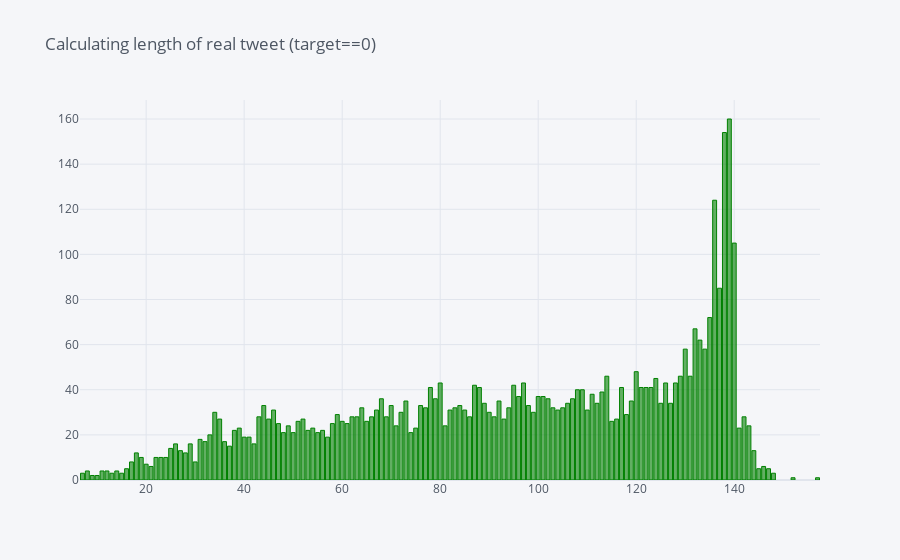
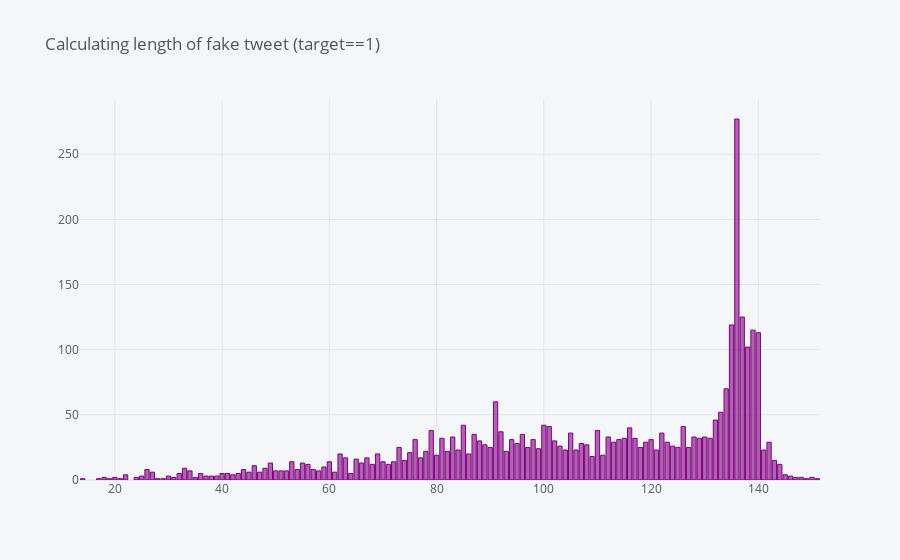

Notebook code cell kept with these figures, in order:
### Code cell
df_train[df_train['target']==0].length.value_counts().iplot(kind='bar',title='Calculating length of real tweet (target==0)', color='green')
df_train[df_train['target']==1].length.value_counts().iplot(kind='bar',title='Calculating length of fake tweet (target==1)', color='purple')

### Figure 1 — Plotly figure (JSON) as saved in the notebook; plotly's stock layout.template omitted (floating-point values rounded to 4 significant figures; data arrays with more than 128 entries replaced by an {"elided": "..."} marker saying what was removed)
{"data": [{"marker": {"color": "rgba(0, 128, 0, 0.6)", "line": {"color": "rgba(0, 128, 0, 1.0)", "width": 1}}, "name": "length", "orientation": "v", "text": "", "type": "bar", "x": {"elided": "144 int values"}, "y": {"elided": "144 int values"}}], "layout": {"legend": {"bgcolor": "#F5F6F9", "font": {"color": "#4D5663"}}, "paper_bgcolor": "#F5F6F9", "plot_bgcolor": "#F5F6F9", "title": {"font": {"color": "#4D5663"}, "text": "Calculating length of real tweet (target==0)"}, "xaxis": {"gridcolor": "#E1E5ED", "showgrid": true, "tickfont": {"color": "#4D5663"}, "title": {"font": {"color": "#4D5663"}, "text": ""}, "zerolinecolor": "#E1E5ED"}, "yaxis": {"gridcolor": "#E1E5ED", "showgrid": true, "tickfont": {"color": "#4D5663"}, "title": {"font": {"color": "#4D5663"}, "text": ""}, "zerolinecolor": "#E1E5ED"}}}

### Figure 2 — Plotly figure (JSON) as saved in the notebook; plotly's stock layout.template omitted (floating-point values rounded to 4 significant figures; data arrays with more than 128 entries replaced by an {"elided": "..."} marker saying what was removed)
{"data": [{"marker": {"color": "rgba(128, 0, 128, 0.6)", "line": {"color": "rgba(128, 0, 128, 1.0)", "width": 1}}, "name": "length", "orientation": "v", "text": "", "type": "bar", "x": {"elided": "135 int values"}, "y": {"elided": "135 int values"}}], "layout": {"legend": {"bgcolor": "#F5F6F9", "font": {"color": "#4D5663"}}, "paper_bgcolor": "#F5F6F9", "plot_bgcolor": "#F5F6F9", "title": {"font": {"color": "#4D5663"}, "text": "Calculating length of fake tweet (target==1)"}, "xaxis": {"gridcolor": "#E1E5ED", "showgrid": true, "tickfont": {"color": "#4D5663"}, "title": {"font": {"color": "#4D5663"}, "text": ""}, "zerolinecolor": "#E1E5ED"}, "yaxis": {"gridcolor": "#E1E5ED", "showgrid": true, "tickfont": {"color": "#4D5663"}, "title": {"font": {"color": "#4D5663"}, "text": ""}, "zerolinecolor": "#E1E5ED"}}}
